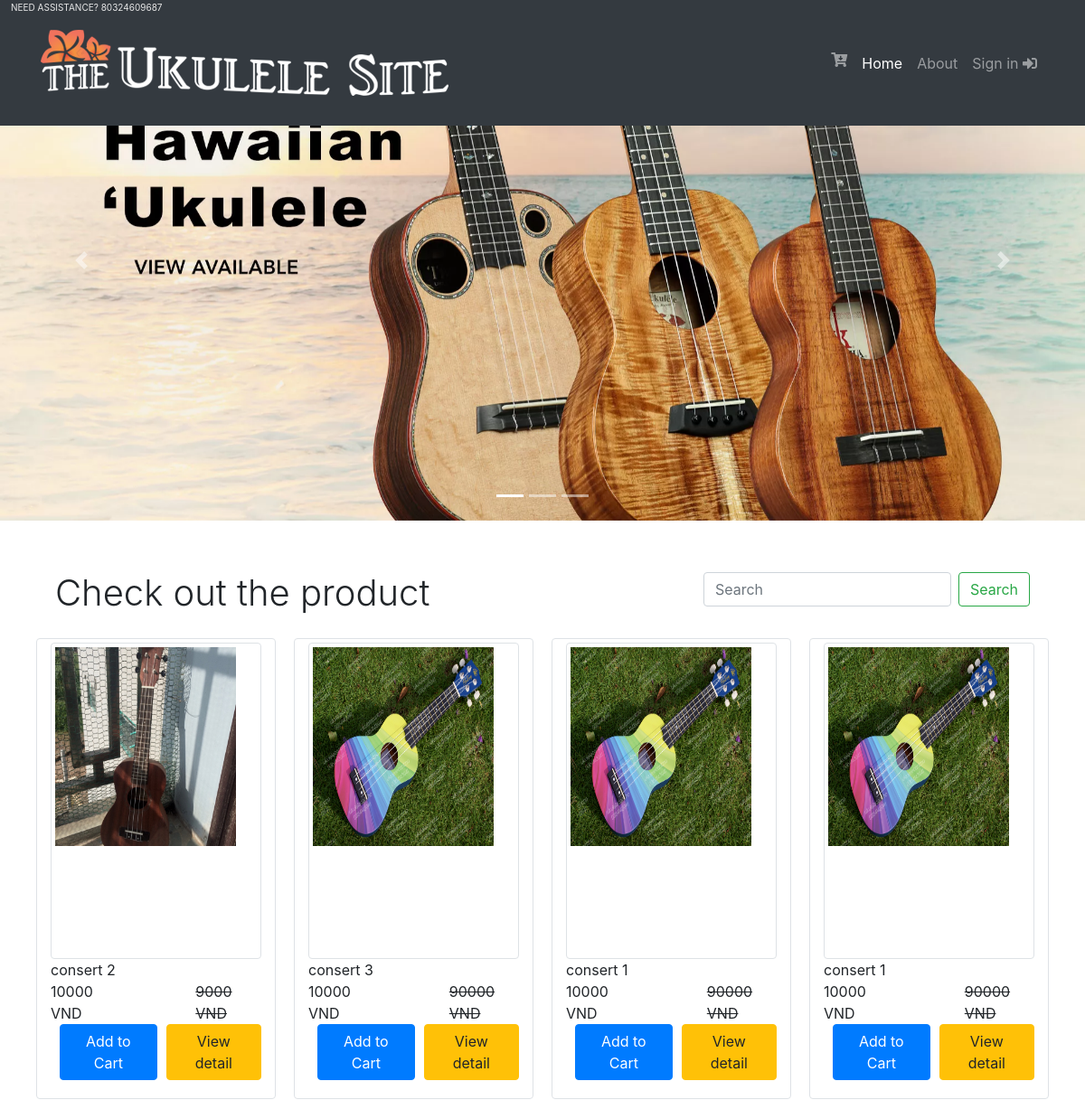
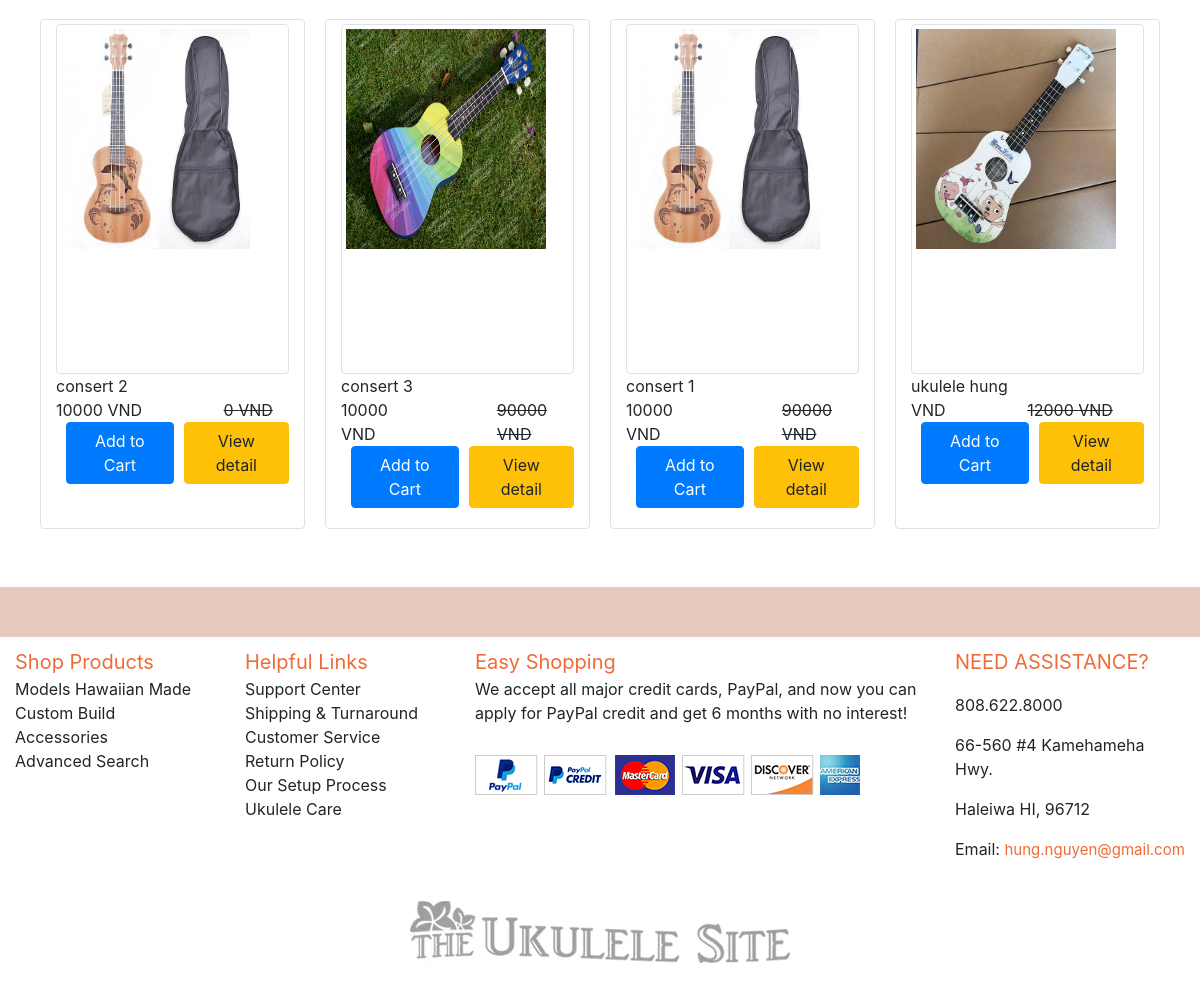
The page / on the database its author committed (2 pictures, top to bottom).
### tables this page shows
CREATE TABLE `products` (
  `id` int(11) NOT NULL,
  `name` varchar(220) DEFAULT NULL,
  `oldPrice` float DEFAULT NULL,
  `price` float DEFAULT NULL,
  `quantity` int(11) DEFAULT NULL,
  `description` text DEFAULT NULL,
  `image` varchar(220) DEFAULT NULL,
  `type` varchar(225) DEFAULT NULL
);

### Model/productDatabase.php (called while the page is built, shortened)
<?php
function getAllProduct()
{
    $sql = "Select * from products where quantity>0;";
    $products = $GLOBALS['db']->query($sql)->fetch_all();
    for($i=0;$i<count($products);$i++){
        if ($products[$i][5] == 'ukulele') {
            $products[$i] = new Ukulele($products[$i][0], $products[$i][1], $products[$i][2], $products[$i][3], $products[$i][4], $products[$i][7], $products[$i][6]);
        } else {
            $products[$i] = new Accessory($products[$i][0], $products[$i][1], $products[$i][2], $products[$i][3], $products[$i][4], $products[$i][7], $products[$i][6]);
        }
    }
    return $products;
}
?>

### Controller/productController.php (called while the page is built, shortened)
<?php
require 'Model/product.php';
require 'Model/productDatabase.php';
$canNotAddCart = "block";
$canAddCart = "none";
$products = getAllProduct();

### Model/product.php (called while the page is built, shortened)
<?php
    class Product{
        function __construct($id,$name,$price,$oldPrice,$quantity,$description,$image)
        {
            $this->name=$name;
            $this->price=$price;
            $this->oldPrice=$oldPrice;
            $this->image=$image;
        }
    }
?>

### index.php (the view, shortened to what this page needs)
<?php
require 'Controller/productController.php';
?>
<html lang="en">
<head>
  <link rel="stylesheet" href='Assets/CSS/index.css'>
  <link rel="stylesheet" href="https://use.fontawesome.com/releases/v5.4.2/css/all.css">
  <link rel="stylesheet" href="https://stackpath.bootstrapcdn.com/bootstrap/4.3.1/css/bootstrap.min.css">
</head>
<body>
  <nav class="navbar navbar-expand-lg navbar-dark bg-dark fixed-top">
    <span class="top-contact">NEED ASSISTANCE? 80324609687</span>
    <div class="container">
      <a class="navbar-brand" href="http://localhost/Hung/Uku/index.php"><img src="Assets/Image/logo2.jpg" alt="" style="margin: 20px 0px;"></a>
      <div class="collapse navbar-collapse" id="navbarResponsive">
        <ul class="navbar-nav ml-auto">
        <li class="nav-item">
            <a class="nav-link" href="View/Cus/cartForm.php"><i class="fas fa-cart-arrow-down"></i></a>
          </li>
          <li class="nav-item active">
            <a class="nav-link" href="index.php">Home</a>
          </li>
          <li class="nav-item">
            <a class="nav-link" href="#">About</a>
          </li>
          <li class="nav-item">
            <?php if (($_SESSION['check-login'])) {
            ?>
              <form action="" method="POST">
                <button class="nav-link btn-logout" name="log-out">Sign out <i class="fas fa-sign-out-alt"></i></button>
              </form>
            <?php } else { ?>
              <a class="nav-link" href="View/loginForm.php">Sign in <i class="fas fa-sign-in-alt"></i></a>
            <?php } ?>
          </li>
        </ul>
      </div>
    </div>
  </nav>
  <header>
    <div id="carouselExampleCaptions" class="carousel slide" data-ride="carousel">
      <ol class="carousel-indicators">
        <li data-target="#carouselExampleCaptions" data-slide-to="0" class="active"></li>
        <li data-target="#carouselExampleCaptions" data-slide-to="1"></li>
        <li data-target="#carouselExampleCaptions" data-slide-to="2"></li>
      </ol>
      <div class="carousel-inner">
        <div class="carousel-item active">
          <img src="Assets/Image/slide2.jpg" class="d-block w-100" alt="...">
          <div class="carousel-caption d-none d-md-block">
          </div>
        </div>
      </div>
      <a class="carousel-control-prev" href="#carouselExampleCaptions" role="button" data-slide="prev">
        <span class="carousel-control-prev-icon" aria-hidden="true"></span>
      </a>
      <a class="carousel-control-next" href="#carouselExampleCaptions" role="button" data-slide="next">
        <span class="carousel-control-next-icon" aria-hidden="true"></span>
      </a>
    </div>
  </header>
  <section class="py-5">
    <div class="container">
      <nav class="navbar navbar-light ">
        <h1 class="font-weight-light">Check out the product</h1>
        <form class="form-inline">
          <input class="form-control mr-sm-2" type="search" placeholder="Search" aria-label="Search">
          <button class="btn btn-outline-success my-2 my-sm-0" type="submit">Search</button>
        </form>
      </nav>
      <div class="row row-cols-4">
        <?php for ($i = 0; $i < count($products)-count($products)%4; $i++) { ?>
          <div class="col img-thumbnail" style="margin:10px">
            <div class="img-thumbnail" style="height:350px"><img src="<?php echo $products[$i]->image; ?>" alt="" style="width:200px; height:220px"></div>
            <div><?php echo $products[$i]->name; ?></div>
            <div class="d-flex">
              <div style="margin-right:35%"><?php echo $products[$i]->price. " VND"; ?></div>
              <div style="text-decoration: line-through"><?php if($products[$i]->oldPrice!=null){echo $products[$i]->oldPrice." VND";} ?></div>
            </div>
            <div class="d-flex" style="display:  <?php echo $canNotAddCart; ?>">
              <div><button class="btn btn-primary" style="display:  <?php echo $canNotAddCart; ?>" onclick="addCartFailed()">Add to Cart</button></div>
              <button class="btn btn-warning" style="display:  <?php echo $canNotAddCart; ?>" onclick="addCartFailed()">View detail</button>
            </div>
            <div class="d-flex" style="display:  <?php echo $canAddCart; ?>">
            </div>
          </div>
          <br>
        <?php } ?>
      </div>
    </div>
  </section>
  <div id="footer">
    <div class="footer-top">
      <div class="footer-top-item">
        <span>Shop Products</span> <br> Models Hawaiian Made <br> Custom Build <br> Accessories <br> Advanced Search
      </div>
      <div class="footer-top-item">
        <span>Helpful Links</span> <br>Support Center <br>Shipping & Turnaround <br>Customer Service <br>Return Policy <br>Our Setup Process <br> Ukulele Care
      </div>
      <div class="footer-top-item" id="footer-top-easy">
        <span>Easy Shopping</span> <br> We accept all major credit cards, PayPal, and now you can apply for PayPal credit and get 6 months with no interest! <br>
        <img src="Image/sponsor.png" alt="" style="margin: 30px auto;">
      </div>
      <div class="footer-top-item" id="footer-top-contact">
        <p><span>NEED ASSISTANCE?</span></p>
        <p>808.622.8000</p>
        <p>66-560 #4 Kamehameha Hwy.</p>
        <p>Haleiwa HI, 96712</p>
        Email:&nbsp;<a href="#">hung.nguyen@gmail.com</a>
      </div>
    </div>
    <center><img src="Assets/Image/logo3.jpg" alt="logo" style="margin: 30px;"></center>
  </div>
</body>
</html>

### Assets/CSS/index.css (style rules this page uses)
.top-contact { color: rgb(231, 231, 231); position: absolute; top: 1%; left: 1%; font-size: 10px; }
#footer .footer-top { display: flex; flex-direction: row; }
#footer { margin-top: 0px; border-top: 50px solid #e6c8bc; }
.d-flex button { margin-left: 10px; }
#footer .footer-top .footer-top-item { margin: 10px auto; width: 200px; }
#footer .footer-top #footer-top-easy { width: 450px; }
#footer .footer-top #footer-top-contact { width: 230px; }
#footer .footer-top #footer-top-contact a { font-size: 15px; color: #ef6b37; }
#footer .footer-top span { color: #ef6b37; font-size: 20px; cursor: pointer; }

### rows shown on the page
products: image (picture), name "consert 2", oldPrice "10000", price "9000"
products: image (picture), name "consert 3", oldPrice "10000", price "90000"
products: image (picture), name "consert 1", oldPrice "10000", price "90000"
products: image (picture), name "consert 1", oldPrice "10000", price "90000"
products: image (picture), name "consert 2", oldPrice "10000", price "0"
products: image (picture), name "consert 3", oldPrice "10000", price "90000"
products: image (picture), name "consert 1", oldPrice "10000", price "90000"
products: image (picture), name "ukulele hung", price "12000"
